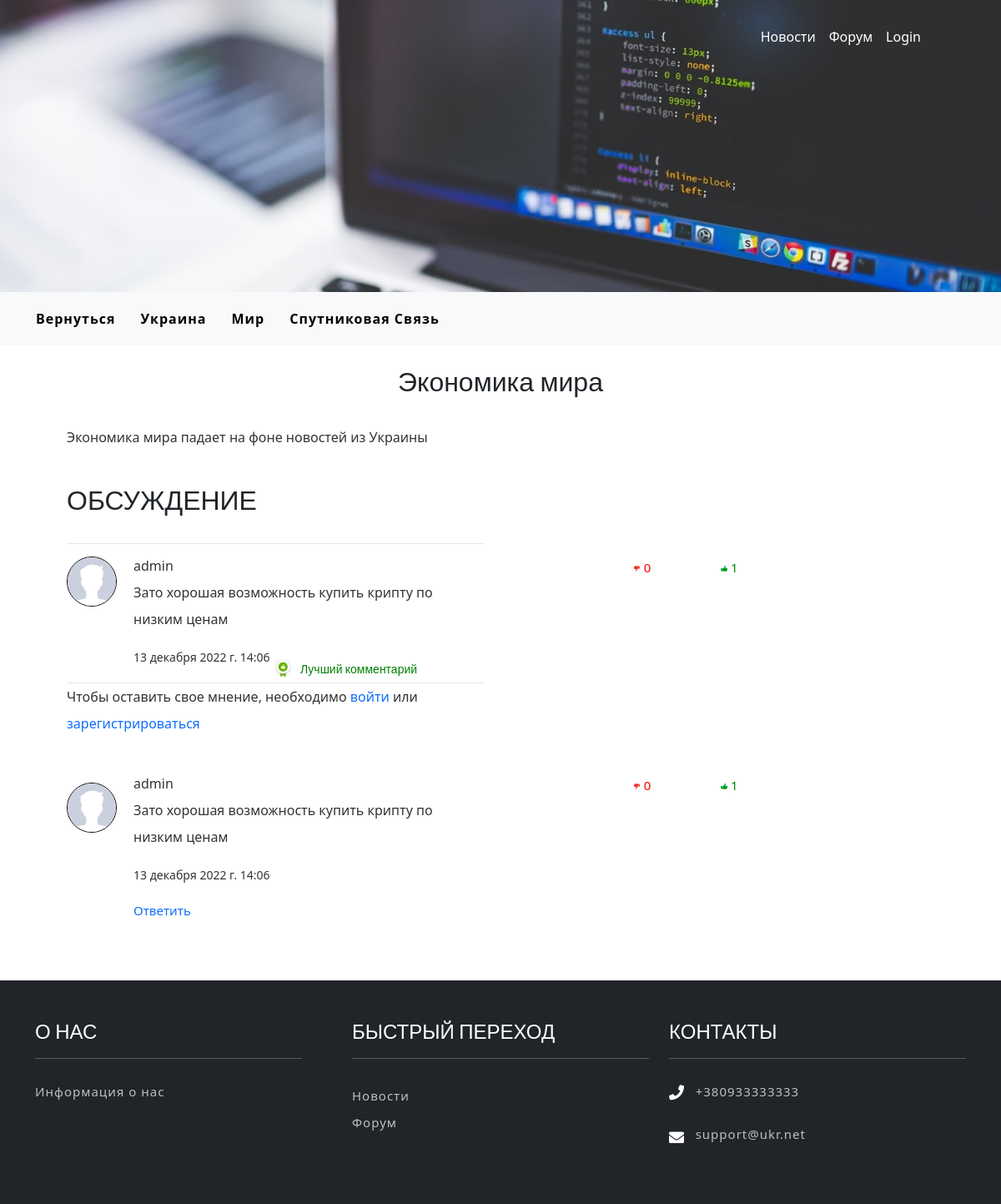
Screenshot of /news/2/ with the database file from the repository.
### news/models.py (models this page shows, shortened)
class Category(models.Model):
    title = models.CharField(
        max_length=64,
        verbose_name='Title',
    )
    slug = models.SlugField(
        unique=True,
    )

class News(models.Model):
    category = models.ForeignKey(
        Category,
        on_delete=models.CASCADE,
        verbose_name='Category',
    )
    title = models.CharField(
        max_length=88,
        verbose_name='Title',
    )
    text = models.TextField(
        verbose_name='Text'
    )
    published_date = models.DateTimeField(
        auto_now_add=True,
        verbose_name='Published date'
    )
    main_image = models.ImageField(
        upload_to='news',
        verbose_name='Main image'
    )

class Comments(models.Model):
    parent = models.ForeignKey(
        'self',
        on_delete=models.CASCADE,
        blank=True,
        null=True,
        related_name='Replies',
    )
    author = models.ForeignKey(
        User,
        on_delete=models.CASCADE,
        verbose_name='Author',
        related_name='Comments'
    )
    article = models.ForeignKey(
        News,
        on_delete=models.CASCADE,
        related_name='Comments',
        verbose_name='Article'
    )
    text = models.TextField(
        verbose_name='Text',
    )
    created_date = models.DateTimeField(
        auto_now_add=True,
        verbose_name='Created date',
    )
    comment_like = models.IntegerField(
        verbose_name='Like',
        default=0,
    )
    comment_dislike = models.IntegerField(
        verbose_name='Dislike',
        default=0,
    )
    class Meta:
        ordering = ['created_date']

### users/models.py (models this page shows)
class User(AbstractUser):
    image = models.ImageField(upload_to='users_images', blank=True)

### news/views.py (the view)
# urls.py: path('<int:news_pk>/', news_items, name='news_items'),
def news_items(request, news_pk):
    items = get_object_or_404(News, pk=news_pk)
    comments = Comments.objects.filter(article=news_pk)
    best_comment = None
    for i in comments:
        if i.comment_like > 0:
            best_comment = comments.order_by('-comment_like').first()
    if request.method == 'POST':
        create_comment(request, items)
        return redirect('news:news_items', news_pk=items.pk)
    else:
        comment_form = CommentForm()
    context = {
        'items': items,
        'categories': category(),
        'comments': comments,
        'comment_form': comment_form,
        'best_comment': best_comment,
    }
    return render(request, 'news/news_items.html', context)

### news/views.py (called while the page is built)
def category():
    category = Category.objects.all()
    return category

### news/templates/news/news_items.html (shortened to what this page needs)
{% extends 'core/base.html' %}
{% load static %}
{% block content %}
<link href="https://cdn.jsdelivr.net/npm/summernote@0.8.18/dist/summernote-lite.min.css" rel="stylesheet">
<link href="{% static 'news/css/news.css' %}" type="text/css" rel="stylesheet" media="all">
<nav class="navbar navbar-expand-lg navbar-down bg-light">
    <div class="container-fluid">
        <div class="collapse navbar-collapse" id="navbarNav">
            <ul class="navbar-nav">
                <a class="nav-link" href="{% url 'news:news_list'  %}">
                    Вернуться
                </a>
                {% for i in categories %}
                    <li class="nav-item">
                        <a class="nav-link" href="{% url 'news:news_in_category' i.slug %}">
                            {{ i.title }}
                        </a>
                {% endfor %}
                </li>
            </ul>
        </div>
    </div>
</nav>
<br>
<div class="news_page_item">
    <h2 style="text-align: center;">{{ items.title }}</h2></br>
    {{ items.text|safe }}</br>
    <div style="background-color: white;">
        <h2 id="discussion">ОБСУЖДЕНИЕ</h2>
        <br>
        <div style="margin-right: 540px;">
            <div class="comment_divider"></div>
                {% if best_comment is not None %}
                    {% if best_comment.author.image %}
                       <img src="{{MEDIA_URL}}{{ best_comment.author.image.url }}" alt="..." class="prof_pic"/>
                    {% else %}
                        <img src="{% static 'img/users/default_avatar.jpg' %}" alt="..." class="prof_pic"/>
                    {% endif %}
                    <div class="best_comment">
                        <div class="like_or_dislike">
                            <img class="dislike" src="{% static 'news/images/Dislike.png' %}" alt="..."/>
                            <p class="dislike_counter">{{ best_comment.comment_dislike }}</p>
                            <img class="like" src="{% static 'news/images/Like.png' %}" alt="..."/>
                            <p class="like_counter">{{ best_comment.comment_like }}</p>
                        </div>
                        <p class="info" style="margin-bottom: 0;">{{ best_comment.author }}</p>
                        <p class="info" style="margin-bottom: 0;">{{ best_comment.text|safe }}</p>
                        <p style="font-size: 14px; margin-bottom: 1;"> {{ best_comment.created_date }}</p>
                        <div>
                            <img class="best_com_img"
                                 src="{% static 'img/icons/Best.png' %}"
                                 alt="..."/>
                            <h6 class="best_com">Лучший комментарий</h6>
                        </div>
                    </div>
                {% endif %}
            <div class="comment_divider"></div>
            {% if user.is_authenticated %}
                {% csrf_token %}
                    <div class="comment-form" id="comment-form">
                        <div class="reply-form-wrap">
                            <form action="." method="post" style="display: flex; width: 100%">
                                {% csrf_token %}
                                <textarea class="summernote" name="text" cols="21" rows="4" required="" id="first_summernote"></textarea>
                                <style>
                                    iframe.note-fullscreen {
                                        position: fixed;
                                        top: 0;
                                        left: 0;
                                        width: 100vw!important;
                                        height: 100vh!important;
                                        z-index: 4000;
                                    }
                                </style>
                                <div style="padding-left: 10px;">
                                    <input class="btn btn-primary" type="submit" value="Высказаться">
                                </div>
                            </form>
                        </div>
                    </div>
            {% else %}
                <p>
                    Чтобы оставить свое мнение, необходимо
                    <a href="{% url 'users:login' %}">войти</a> или
                    <a href="{% url 'users:register' %}">зарегистрироваться</a>
                </p>
            {% endif %}
            {% for comment in comments %}
                {% if comment.parent is None %}
                    {% if comment.author.image %}
                        <img src="{{MEDIA_URL}}{{ comment.author.image.url }}" alt="..." class="prof_pic"/>
                    {% else %}
                        <img src="{% static 'img/users/default_avatar.jpg' %}" alt="..." class="prof_pic"/>
                    {% endif %}
                    <div  class="comment">
                        {% if user.is_authenticated %}
                            <div class="like_or_dislike">
                                <a href="{% url 'news:like_or_dislike' news_pk=items.pk comment_pk=comment.pk vote='dislike' %}">
                                    <img class="dislike" src="{% static 'news/images/Dislike.png' %}" alt="..."/>
                                <p class="dislike_counter">{{ comment.comment_dislike }}</p>
                                </a>
                                <a href="{% url 'news:like_or_dislike' news_pk=items.pk comment_pk=comment.pk vote='like' %}">
                                    <img class="like" src="{% static 'news/images/Like.png' %}" alt="..."/>
                                <p class="like_counter">{{ comment.comment_like }}</p>
                                </a>
                            </div>
                        {% else %}
                            <div class="like_or_dislike">
                                <a href="#log">
                                    <img class="dislike" src="{% static 'news/images/Dislike.png' %}" alt="..."/>
                                    <p class="dislike_counter">{{ comment.comment_dislike }}</p>
                                </a>
                                <a href="#log">
                                    <img class="like" src="{% static 'news/images/Like.png' %}" alt="..."/>
                                    <p class="like_counter">{{ comment.comment_like }}</p>
                                </a>
                            </div>
                        {% endif %}
                        <p class="info" style="margin-bottom: 0;">{{ comment.author }}</p>
                        <p class="info" style="margin-bottom: 0;">{{ comment.text|safe }}</p>
                        <p style="font-size: 14px; margin-bottom: 1;">{{ comment.created_date }}</p>
                        {% if user.is_authenticated %}
                            <a class="reply" href="#reply '{{ comment.id }}'">
                                <input class="btn btn-primary"
                                        style="margin-left: 600px; margin-top: -35px; position:absolute;" type="button" value="Ответить" onmousedown="viewRDiv({{ comment.id }})">
                            </a>
                        {% else %}
                            <a class="reply" href="#log">Ответить</a>
                        {% endif %}
                    </div>
                {% endif %}
                {% empty %}
                <h4>В разделе "комментарии" пока что пусто</h4>
            {% endfor %}
        </div>
    </div>
</div>
{% endblock %}

### static/core/css/style.css (style rules this page uses)
body { margin: 0; font-family: 'Ubuntu', sans-serif; background: #fff; }
body a, .slider-info a { transition: 0.5s all; -webkit-transition: 0.5s all; -moz-transition: 0.5s all; -o-transition: 0.5s all; -ms-transition: 0.5s all; text-decoration: none; outline: none; }
h1, h2, h3, h4, h5, h6 { margin: 0; font-family: 'Ubuntu', sans-serif; }
p { margin: 0; color: #333; font-size: 1em; line-height: 2; }
ul { margin: 0; padding: 0; }
ul { list-style-type: none; }
header h1, { line-height: 0; }

### static/news/css/news.css (style rules this page uses)
.navbar-down { padding: 1em 5em; z-index: 999; width: 100%; left: 0; }
.navbar-down .navbar-nav .nav-link { font-weight: 600; text-transform: capitalize; color: #000; padding: 4px 15px; letter-spacing: 1px; }
.navbar-down { padding: 1em 1em; }
.news_page_item { padding-left: 80px; padding-right: 80px; }
.prof_pic { margin-top: 15px; border-radius: 100%; border: 1px solid black; width: 60px; height: 60px; position: absolute; }
.info { text-align:justify; }
.comment { padding-top: -50px; margin-left: 80px; }
.best_comment { padding-top: 10px; margin-left: 80px; margin-bottom:15px; }
.reply { font-size: 15px; }
.like_or_dislike { position:absolute; margin-top: 3px; margin-left:600px; }
.like { width: 1.7%; margin-left: 80px; }
.dislike { width: 1.7%; }
.like_counter { display:inline-block; font-size: 15px; color: green; }
.dislike_counter { display:inline-block; font-size: 15px; color: red; }
.comment_divider { border-top: 1px solid #e7e7e7; }
.best_com { position: absolute; display: inline-block; font-size: 14px; color:green; margin-top: -23.9px; margin-left: 200px; }
.best_com_img { margin-top: -28px; margin-left: 170px; position: absolute; width: 1.6%; }

### rows the page displays
Category: title "Украина"
Category: title "Мир"
Category: title "Спутниковая Связь"
News: title "Экономика мира", text "Экономика мира падает на фоне новостей из Украины"
Comments: comment_dislike "0", comment_like "1", author "admin", text "Зато хорошая возможность купить крипту по низким ценам", created_date "13 декабря 2022 г. 14:06"
